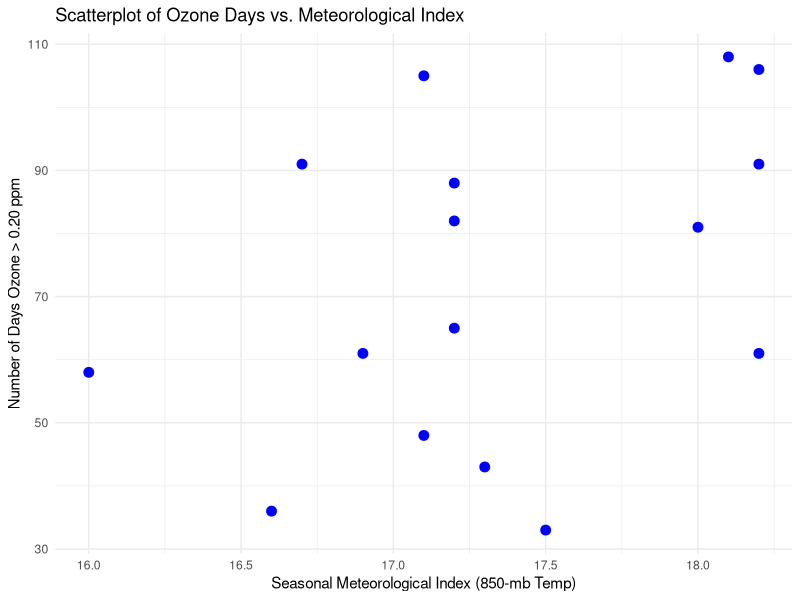
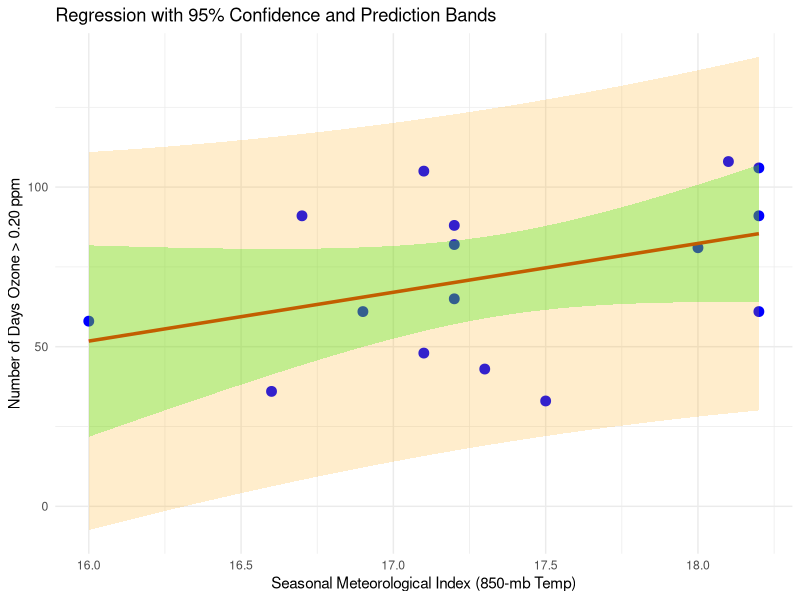

These charts were generated, in order, by the following R code:
library(ggplot2)

# Create the dataset
year <- c(1976,1977,1978,1979,1980,1981,1982,1983,1984,1985,
          1986,1987,1988,1989,1990,1991)
days <- c(91,105,106,108,88,91,58,82,81,65,61,48,61,43,33,36)
index <- c(16.7,17.1,18.2,18.1,17.2,18.2,16.0,17.2,18.0,17.2,
           16.9,17.1,18.2,17.3,17.5,16.6)

data <- data.frame(year, days, index)

# a. Make a scatterplot of the data.
ggplot(data, aes(x = index, y = days)) +
  geom_point(size = 3, color = "blue") +
  labs(title = "Scatterplot of Ozone Days vs. Meteorological Index",
       x = "Seasonal Meteorological Index (850-mb Temp)",
       y = "Number of Days Ozone > 0.20 ppm") +
  theme_minimal()

# b. Estimate the prediction equation.
model <- lm(days ~ index, data = data)
summary(model)

# c. Test for significance of regression.
anova(model)

# d. Calculate and plot the 95% confidence and prediction bands.

new_index <- data.frame(index = seq(min(data$index), max(data$index), length.out = 100))

conf_band <- predict(model, newdata = new_index, interval = "confidence", level = 0.95)
pred_band <- predict(model, newdata = new_index, interval = "prediction", level = 0.95)
plot_data <- cbind(new_index, conf_band, pred_band[,2:3])
colnames(plot_data) <- c("index", "fit", "lwr_conf", "upr_conf", "lwr_pred", "upr_pred")

# Print first few rows of the confidence and prediction bands
cat("\n=== 95% Confidence and Prediction Bands (first 10 values) ===\n")
print(head(plot_data, 10))   # prints first 10 rows for testing

# Plot with regression line, confidence band, and prediction band
ggplot() +
  geom_point(data = data, aes(x = index, y = days), size = 3, color = "blue") +
  geom_line(data = plot_data, aes(x = index, y = fit), color = "red", size = 1.2) +
  geom_ribbon(data = plot_data, aes(x = index, ymin = lwr_conf, ymax = upr_conf),
              fill = "green", alpha = 0.3) +
  geom_ribbon(data = plot_data, aes(x = index, ymin = lwr_pred, ymax = upr_pred),
              fill = "orange", alpha = 0.2) +
  labs(title = "Regression with 95% Confidence and Prediction Bands",
       x = "Seasonal Meteorological Index (850-mb Temp)",
       y = "Number of Days Ozone > 0.20 ppm") +
  theme_minimal()
